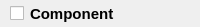
<?xml version="1.0" encoding="UTF-8"?>
<ui version="4.0">
 <class>UIComponentHeader</class>
 <widget class="QWidget" name="UIComponentHeader">
  <property name="geometry">
   <rect>
    <x>0</x>
    <y>0</y>
    <width>200</width>
    <height>27</height>
   </rect>
  </property>
  <property name="windowTitle">
   <string>Form</string>
  </property>
  <layout class="QHBoxLayout" name="horizontalLayout">
   <property name="leftMargin">
    <number>10</number>
   </property>
   <property name="topMargin">
    <number>0</number>
   </property>
   <property name="rightMargin">
    <number>5</number>
   </property>
   <property name="bottomMargin">
    <number>0</number>
   </property>
   <item>
    <widget class="QCheckBox" name="checkBox">
     <property name="text">
      <string/>
     </property>
    </widget>
   </item>
   <item>
    <widget class="QLabel" name="label">
     <property name="font">
      <font>
       <pointsize>11</pointsize>
       <weight>75</weight>
       <bold>true</bold>
      </font>
     </property>
     <property name="text">
      <string>Component</string>
     </property>
    </widget>
   </item>
   <item>
    <spacer name="horizontalSpacer">
     <property name="orientation">
      <enum>Qt::Horizontal</enum>
     </property>
     <property name="sizeHint" stdset="0">
      <size>
       <width>40</width>
       <height>20</height>
      </size>
     </property>
    </spacer>
   </item>
   <item>
    <widget class="QPushButton" name="pushButton">
     <property name="sizePolicy">
      <sizepolicy hsizetype="Minimum" vsizetype="Minimum">
       <horstretch>0</horstretch>
       <verstretch>0</verstretch>
      </sizepolicy>
     </property>
     <property name="minimumSize">
      <size>
       <width>12</width>
       <height>12</height>
      </size>
     </property>
     <property name="maximumSize">
      <size>
       <width>12</width>
       <height>12</height>
      </size>
     </property>
     <property name="styleSheet">
      <string notr="true">QPushButton{border-image: url(:/Resources/cancel.png);}
QPushButton:pressed{border-image: url(:/Resources/cancelActive.png);}</string>
     </property>
     <property name="text">
      <string/>
     </property>
     <property name="flat">
      <bool>true</bool>
     </property>
    </widget>
   </item>
  </layout>
 </widget>
 <resources/>
 <connections/>
</ui>
